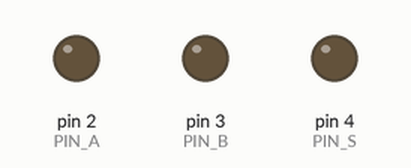
This sketch was run on a simulated Arduino Uno, built with avr-gcc and run on an emulated ATmega328P. Shown: output pins drawn as LEDs (lit = HIGH).

Above: at 0.12 s.
At 0.87 s:
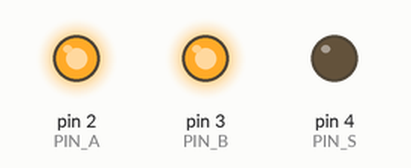
At 1.37 s:
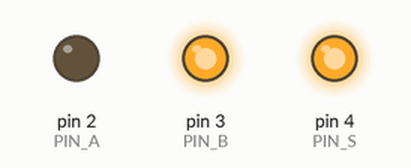
At 1.87 s:
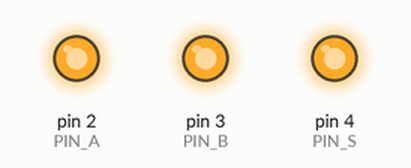
At 3.12 s:
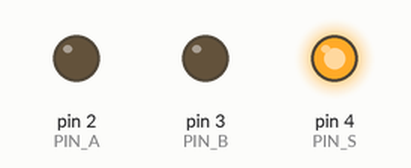
At 4.37 s:
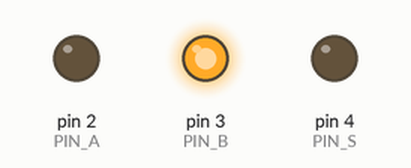
Timing chart, 0 to 4.7 s (numbered marks = the images above):
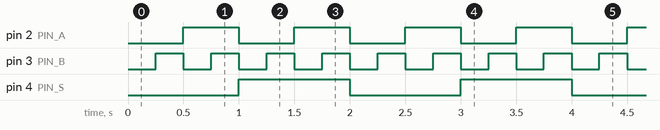

The sketch:

MUX.ino
```cpp
/*

  MUX Gate with NAND Logic

  For info and circuit diagrams see https://github.com/tardate/LittleArduinoProjects/tree/main/Electronics101/NandLogic/MUX

 */

const int PIN_A = 2;
const int PIN_B = 3;
const int PIN_S = 4;
const int DELAY = 250;


/*
 * Command: one-time setup
 */
void setup() {
  pinMode(PIN_A, OUTPUT);
  pinMode(PIN_B, OUTPUT);
  pinMode(PIN_S, OUTPUT);
}


/*
 * Command: main loop
 */
void loop() {
  for (uint8_t input = 0; input < 8; input++) {
    digitalWrite(PIN_B, input & 0b01);
    digitalWrite(PIN_A, input >> 1 & 0b01);
    digitalWrite(PIN_S, input >> 2 & 0b01);
    delay(DELAY);
  }
}
```

Measured:
- by itself, pin 2 (PIN_A): alternates HIGH for 0.50 s and LOW for 0.50 s
- by itself, pin 3 (PIN_B): alternates HIGH for 0.25 s and LOW for 0.25 s
- by itself, pin 4 (PIN_S): alternates HIGH for 1.0 s and LOW for 1.0 s
